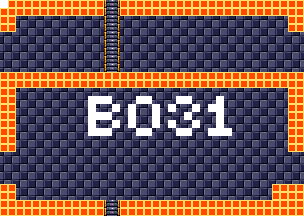

A 2D game scene composited from a Tiled map and its tileset images. What follows is a short description and the map's XML, with each tile layer's data collapsed to a summary:
An orthogonal 38x27 tile map with 8x8 px tiles, 4 tile layers (background, foreground, room numbers, Objects), 15 tilesets.

<map version="1.5" tiledversion="1.7.1" orientation="orthogonal" renderorder="right-down" width="38" height="27" tilewidth="8" tileheight="8" infinite="0" nextlayerid="11" nextobjectid="1">
 <tileset firstgid="1" source="tilesheets/tsKarniMata.tsx" />
 <tileset firstgid="1025" source="tilesheets/tsVoodooWasp.tsx" />
 <tileset firstgid="2049" source="tilesheets/tsBurial.tsx" />
 <tileset firstgid="3073" source="tilesheets/tsBlueTemple.tsx" />
 <tileset firstgid="4097" source="tilesheets/tsGoddess.tsx" />
 <tileset firstgid="5121" source="tilesheets/tsKonark.tsx" />
 <tileset firstgid="6145" name="sEnemies" tilewidth="8" tileheight="8" tilecount="1024" columns="32">
  <image source="../grapx/tilesheets/sObjects.bmp" trans="ff94ff" width="256" height="256" />
 </tileset>
 <tileset firstgid="7169" source="tilesheets/tsIceTemple.tsx" />
 <tileset firstgid="8193" source="tilesheets/tsLavaArea.tsx" />
 <tileset firstgid="9217" source="tilesheets/tsBossArea.tsx" />
 <tileset firstgid="10241" source="tilesheets/tsPegu.tsx" />
 <tileset firstgid="11265" source="tilesheets/sTiwanakuTemple.tsx" />
 <tileset firstgid="12289" source="tilesheets/sIndraTemple.tsx" />
 <tileset firstgid="13313" source="tilesheets/sTeleport.tsx" />
 <tileset firstgid="14337" source="tilesheets/sObjects.tsx" />
 <layer id="2" name="background" width="38" height="27">
  <data>[1026 cells, 1026 non-empty, 2 distinct tile ids]</data>
 </layer>
 <layer id="1" name="foreground" width="38" height="27">
  <data>[1026 cells, 294 non-empty, 3 distinct tile ids]</data>
 </layer>
 <layer id="7" name="room numbers" width="38" height="27">
  <data>[1026 cells, 41 non-empty, 1 distinct tile ids]</data>
 </layer>
 <layer id="10" name="Objects" width="38" height="27">
  <data>[1026 cells, 0 non-empty, 0 distinct tile ids]</data>
 </layer>
</map>
